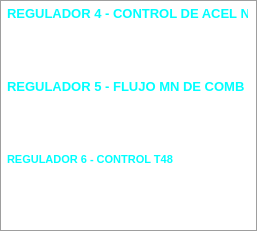
   <widget class="QFrame" name="frame_7">
    <property name="geometry">
     <rect>
      <x>257</x>
      <y>30</y>
      <width>257</width>
      <height>231</height>
     </rect>
    </property>
    <property name="styleSheet">
     <string notr="true">background-color: rgba(255, 255, 255, 0);
color: rgb(158, 158, 158);</string>
    </property>
    <property name="frameShape">
     <enum>QFrame::Panel</enum>
    </property>
    <property name="frameShadow">
     <enum>QFrame::Plain</enum>
    </property>
    <widget class="QLabel" name="label_78">
     <property name="geometry">
      <rect>
       <x>7</x>
       <y>5</y>
       <width>241</width>
       <height>16</height>
      </rect>
     </property>
     <property name="font">
      <font>
       <pointsize>10</pointsize>
       <weight>75</weight>
       <bold>true</bold>
      </font>
     </property>
     <property name="styleSheet">
      <string notr="true">color: rgb(0, 255, 255);</string>
     </property>
     <property name="text">
      <string>REGULADOR 4 - CONTROL DE ACEL N25</string>
     </property>
    </widget>
    <widget class="QLabel" name="label_79">
     <property name="geometry">
      <rect>
       <x>7</x>
       <y>78</y>
       <width>241</width>
       <height>16</height>
      </rect>
     </property>
     <property name="font">
      <font>
       <pointsize>10</pointsize>
       <weight>75</weight>
       <bold>true</bold>
      </font>
     </property>
     <property name="styleSheet">
      <string notr="true">color: rgb(0, 255, 255);</string>
     </property>
     <property name="text">
      <string>REGULADOR 5 - FLUJO MN DE COMB</string>
     </property>
    </widget>
    <widget class="QLabel" name="label_80">
     <property name="geometry">
      <rect>
       <x>7</x>
       <y>151</y>
       <width>241</width>
       <height>16</height>
      </rect>
     </property>
     <property name="font">
      <font>
       <pointsize>8</pointsize>
       <weight>75</weight>
       <bold>true</bold>
      </font>
     </property>
     <property name="styleSheet">
      <string notr="true">color: rgb(0, 255, 255);</string>
     </property>
     <property name="text">
      <string>REGULADOR 6 - CONTROL T48</string>
     </property>
    </widget>
    <widget class="QLabel" name="lbN25ACCT">
     <property name="geometry">
      <rect>
       <x>10</x>
       <y>33</y>
       <width>68</width>
       <height>16</height>
      </rect>
     </property>
     <property name="font">
      <font>
       <pointsize>10</pointsize>
      </font>
     </property>
     <property name="styleSheet">
      <string notr="true">color: rgb(255, 255, 255);</string>
     </property>
     <property name="text">
      <string>N25ACC</string>
     </property>
     <property name="alignment">
      <set>Qt::AlignLeading|Qt::AlignLeft|Qt::AlignVCenter</set>
     </property>
    </widget>
    <widget class="QLabel" name="lbN25DOTU">
     <property name="geometry">
      <rect>
       <x>133</x>
       <y>20</y>
       <width>41</width>
       <height>16</height>
      </rect>
     </property>
     <property name="font">
      <font>
       <pointsize>10</pointsize>
      </font>
     </property>
     <property name="styleSheet">
      <string notr="true">color: rgb(255, 255, 255);</string>
     </property>
     <property name="text">
      <string>RPM/S</string>
     </property>
     <property name="alignment">
      <set>Qt::AlignCenter</set>
     </property>
    </widget>
    <widget class="QLabel" name="lbN25DOTT">
     <property name="geometry">
      <rect>
       <x>10</x>
       <y>20</y>
       <width>68</width>
       <height>16</height>
      </rect>
     </property>
     <property name="font">
      <font>
       <pointsize>10</pointsize>
      </font>
     </property>
     <property name="styleSheet">
      <string notr="true">color: rgb(255, 255, 255);</string>
     </property>
     <property name="text">
      <string>N25DOT</string>
     </property>
     <property name="alignment">
      <set>Qt::AlignLeading|Qt::AlignLeft|Qt::AlignVCenter</set>
     </property>
    </widget>
    <widget class="QLabel" name="lbNCAPRX">
     <property name="geometry">
      <rect>
       <x>85</x>
       <y>48</y>
       <width>40</width>
       <height>16</height>
      </rect>
     </property>
     <property name="font">
      <font>
       <pointsize>10</pointsize>
      </font>
     </property>
     <property name="styleSheet">
      <string notr="true">color: rgb(255, 255, 255);</string>
     </property>
     <property name="text">
      <string>0</string>
     </property>
     <property name="alignment">
      <set>Qt::AlignCenter</set>
     </property>
    </widget>
    <widget class="QLabel" name="lbNCAPRXT">
     <property name="geometry">
      <rect>
       <x>8</x>
       <y>48</y>
       <width>68</width>
       <height>16</height>
      </rect>
     </property>
     <property name="font">
      <font>
       <pointsize>10</pointsize>
      </font>
     </property>
     <property name="styleSheet">
      <string notr="true">color: rgb(255, 255, 255);</string>
     </property>
     <property name="text">
      <string>NCAPRX</string>
     </property>
     <property name="alignment">
      <set>Qt::AlignLeading|Qt::AlignLeft|Qt::AlignVCenter</set>
     </property>
    </widget>
    <widget class="QLabel" name="lbN25DOT">
     <property name="geometry">
      <rect>
       <x>85</x>
       <y>20</y>
       <width>40</width>
       <height>16</height>
      </rect>
     </property>
     <property name="font">
      <font>
       <pointsize>10</pointsize>
      </font>
     </property>
     <property name="styleSheet">
      <string notr="true">color: rgb(255, 255, 255);</string>
     </property>
     <property name="text">
      <string>0</string>
     </property>
     <property name="alignment">
      <set>Qt::AlignCenter</set>
     </property>
    </widget>
    <widget class="QLabel" name="lbN25ACCU">
     <property name="geometry">
      <rect>
       <x>133</x>
       <y>33</y>
       <width>41</width>
       <height>16</height>
      </rect>
     </property>
     <property name="font">
      <font>
       <pointsize>10</pointsize>
      </font>
     </property>
     <property name="styleSheet">
      <string notr="true">color: rgb(255, 255, 255);</string>
     </property>
     <property name="text">
      <string>RPM/S</string>
     </property>
     <property name="alignment">
      <set>Qt::AlignCenter</set>
     </property>
    </widget>
    <widget class="QLabel" name="lbN25ACC">
     <property name="geometry">
      <rect>
       <x>85</x>
       <y>33</y>
       <width>40</width>
       <height>16</height>
      </rect>
     </property>
     <property name="font">
      <font>
       <pointsize>10</pointsize>
      </font>
     </property>
     <property name="styleSheet">
      <string notr="true">color: rgb(255, 255, 255);</string>
     </property>
     <property name="text">
      <string>0</string>
     </property>
     <property name="alignment">
      <set>Qt::AlignCenter</set>
     </property>
    </widget>
    <widget class="QLabel" name="lbNCAPRXU">
     <property name="geometry">
      <rect>
       <x>133</x>
       <y>48</y>
       <width>41</width>
       <height>16</height>
      </rect>
     </property>
     <property name="font">
      <font>
       <pointsize>10</pointsize>
      </font>
     </property>
     <property name="styleSheet">
      <string notr="true">color: rgb(255, 255, 255);</string>
     </property>
     <property name="text">
      <string>%</string>
     </property>
     <property name="alignment">
      <set>Qt::AlignCenter</set>
     </property>
    </widget>
    <widget class="QLabel" name="lbWFLPRX">
     <property name="geometry">
      <rect>
       <x>85</x>
       <y>92</y>
       <width>40</width>
       <height>16</height>
      </rect>
     </property>
     <property name="font">
      <font>
       <pointsize>10</pointsize>
      </font>
     </property>
     <property name="styleSheet">
      <string notr="true">color: rgb(255, 255, 255);</string>
     </property>
     <property name="text">
      <string>0</string>
     </property>
     <property name="alignment">
      <set>Qt::AlignCenter</set>
     </property>
    </widget>
    <widget class="QLabel" name="lbWFLPRXU">
     <property name="geometry">
      <rect>
       <x>133</x>
       <y>92</y>
       <width>41</width>
       <height>16</height>
      </rect>
     </property>
     <property name="font">
      <font>
       <pointsize>10</pointsize>
      </font>
     </property>
     <property name="styleSheet">
      <string notr="true">color: rgb(255, 255, 255);</string>
     </property>
     <property name="text">
      <string>%</string>
     </property>
     <property name="alignment">
      <set>Qt::AlignCenter</set>
     </property>
    </widget>
    <widget class="QLabel" name="lbWFLPRXT">
     <property name="geometry">
      <rect>
       <x>10</x>
       <y>92</y>
       <width>68</width>
       <height>16</height>
      </rect>
     </property>
     <property name="font">
      <font>
       <pointsize>10</pointsize>
      </font>
     </property>
     <property name="styleSheet">
      <string notr="true">color: rgb(255, 255, 255);</string>
     </property>
     <property name="text">
      <string>WFLPRX</string>
     </property>
     <property name="alignment">
      <set>Qt::AlignLeading|Qt::AlignLeft|Qt::AlignVCenter</set>
     </property>
    </widget>
    <widget class="QLabel" name="lbT48PRXU">
     <property name="geometry">
      <rect>
       <x>130</x>
       <y>190</y>
       <width>41</width>
       <height>16</height>
      </rect>
     </property>
     <property name="font">
      <font>
       <pointsize>10</pointsize>
      </font>
     </property>
     <property name="styleSheet">
      <string notr="true">color: rgb(255, 255, 255);</string>
     </property>
     <property name="text">
      <string>%</string>
     </property>
     <property name="alignment">
      <set>Qt::AlignCenter</set>
     </property>
    </widget>
    <widget class="QLabel" name="lbT48PRX">
     <property name="geometry">
      <rect>
       <x>82</x>
       <y>190</y>
       <width>40</width>
       <height>16</height>
      </rect>
     </property>
     <property name="font">
      <font>
       <pointsize>10</pointsize>
      </font>
     </property>
     <property name="styleSheet">
      <string notr="true">color: rgb(255, 255, 255);</string>
     </property>
     <property name="text">
      <string>0</string>
     </property>
     <property name="alignment">
      <set>Qt::AlignCenter</set>
     </property>
    </widget>
    <widget class="QLabel" name="lbT48SEL">
     <property name="geometry">
      <rect>
       <x>82</x>
       <y>162</y>
       <width>40</width>
       <height>16</height>
      </rect>
     </property>
     <property name="font">
      <font>
       <pointsize>10</pointsize>
      </font>
     </property>
     <property name="styleSheet">
      <string notr="true">color: rgb(255, 255, 255);</string>
     </property>
     <property name="text">
      <string>0</string>
     </property>
     <property name="alignment">
      <set>Qt::AlignCenter</set>
     </property>
    </widget>
    <widget class="QLabel" name="lbT48SELT">
     <property name="geometry">
      <rect>
       <x>7</x>
       <y>162</y>
       <width>68</width>
       <height>16</height>
      </rect>
     </property>
     <property name="font">
      <font>
       <pointsize>10</pointsize>
      </font>
     </property>
     <property name="styleSheet">
      <string notr="true">color: rgb(255, 255, 255);</string>
     </property>
     <property name="text">
      <string>T48SEL</string>
     </property>
     <property name="alignment">
      <set>Qt::AlignLeading|Qt::AlignLeft|Qt::AlignVCenter</set>
     </property>
    </widget>
    <widget class="QLabel" name="lbT48REF">
     <property name="geometry">
      <rect>
       <x>82</x>
       <y>175</y>
       <width>40</width>
       <height>16</height>
      </rect>
     </property>
     <property name="font">
      <font>
       <pointsize>10</pointsize>
      </font>
     </property>
     <property name="styleSheet">
      <string notr="true">color: rgb(255, 255, 255);</string>
     </property>
     <property name="text">
      <string>0</string>
     </property>
     <property name="alignment">
      <set>Qt::AlignCenter</set>
     </property>
    </widget>
    <widget class="QLabel" name="lbT48REFU">
     <property name="geometry">
      <rect>
       <x>130</x>
       <y>175</y>
       <width>41</width>
       <height>16</height>
      </rect>
     </property>
     <property name="font">
      <font>
       <pointsize>10</pointsize>
      </font>
     </property>
     <property name="styleSheet">
      <string notr="true">color: rgb(255, 255, 255);</string>
     </property>
     <property name="text">
      <string>°F</string>
     </property>
     <property name="alignment">
      <set>Qt::AlignCenter</set>
     </property>
    </widget>
    <widget class="QLabel" name="lbT48REFT">
     <property name="geometry">
      <rect>
       <x>7</x>
       <y>175</y>
       <width>68</width>
       <height>16</height>
      </rect>
     </property>
     <property name="font">
      <font>
       <pointsize>10</pointsize>
      </font>
     </property>
     <property name="styleSheet">
      <string notr="true">color: rgb(255, 255, 255);</string>
     </property>
     <property name="text">
      <string>T48REF</string>
     </property>
     <property name="alignment">
      <set>Qt::AlignLeading|Qt::AlignLeft|Qt::AlignVCenter</set>
     </property>
    </widget>
    <widget class="QLabel" name="lbT48PRXT">
     <property name="geometry">
      <rect>
       <x>5</x>
       <y>190</y>
       <width>68</width>
       <height>16</height>
      </rect>
     </property>
     <property name="font">
      <font>
       <pointsize>10</pointsize>
      </font>
     </property>
     <property name="styleSheet">
      <string notr="true">color: rgb(255, 255, 255);</string>
     </property>
     <property name="text">
      <string>T48PRX</string>
     </property>
     <property name="alignment">
      <set>Qt::AlignLeading|Qt::AlignLeft|Qt::AlignVCenter</set>
     </property>
    </widget>
    <widget class="QLabel" name="lbT48SELU">
     <property name="geometry">
      <rect>
       <x>130</x>
       <y>162</y>
       <width>41</width>
       <height>16</height>
      </rect>
     </property>
     <property name="font">
      <font>
       <pointsize>10</pointsize>
      </font>
     </property>
     <property name="styleSheet">
      <string notr="true">color: rgb(255, 255, 255);</string>
     </property>
     <property name="text">
      <string>°F</string>
     </property>
     <property name="alignment">
      <set>Qt::AlignCenter</set>
     </property>
    </widget>
   </widget>
